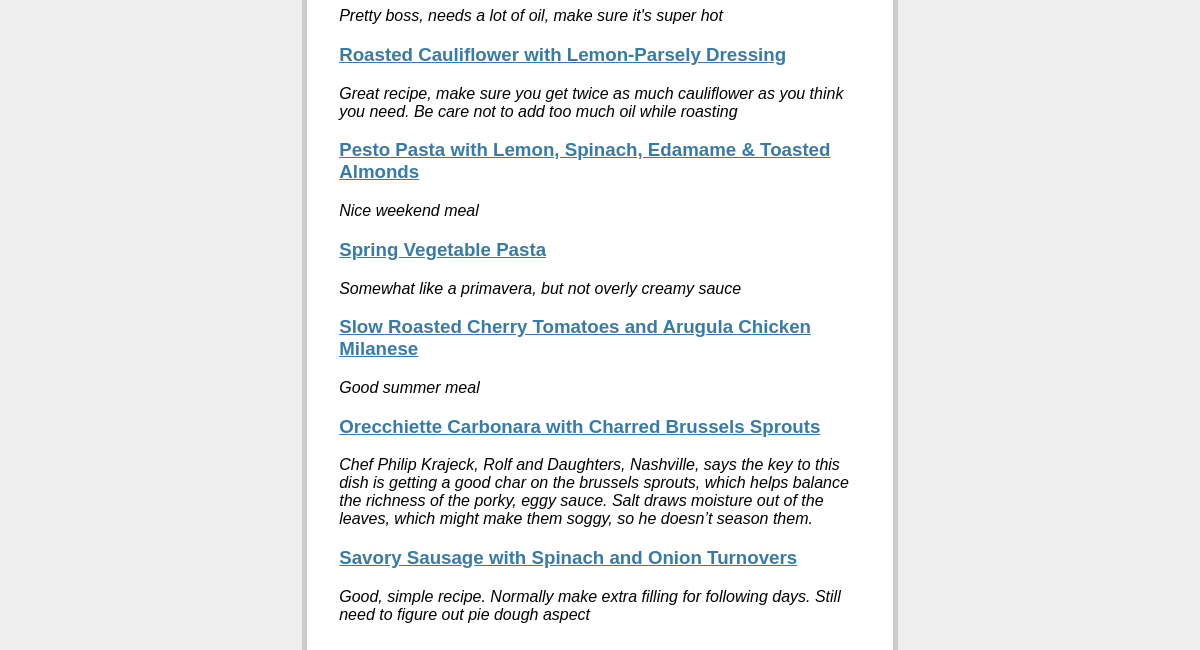
Before: / (lower part) with the older database file.
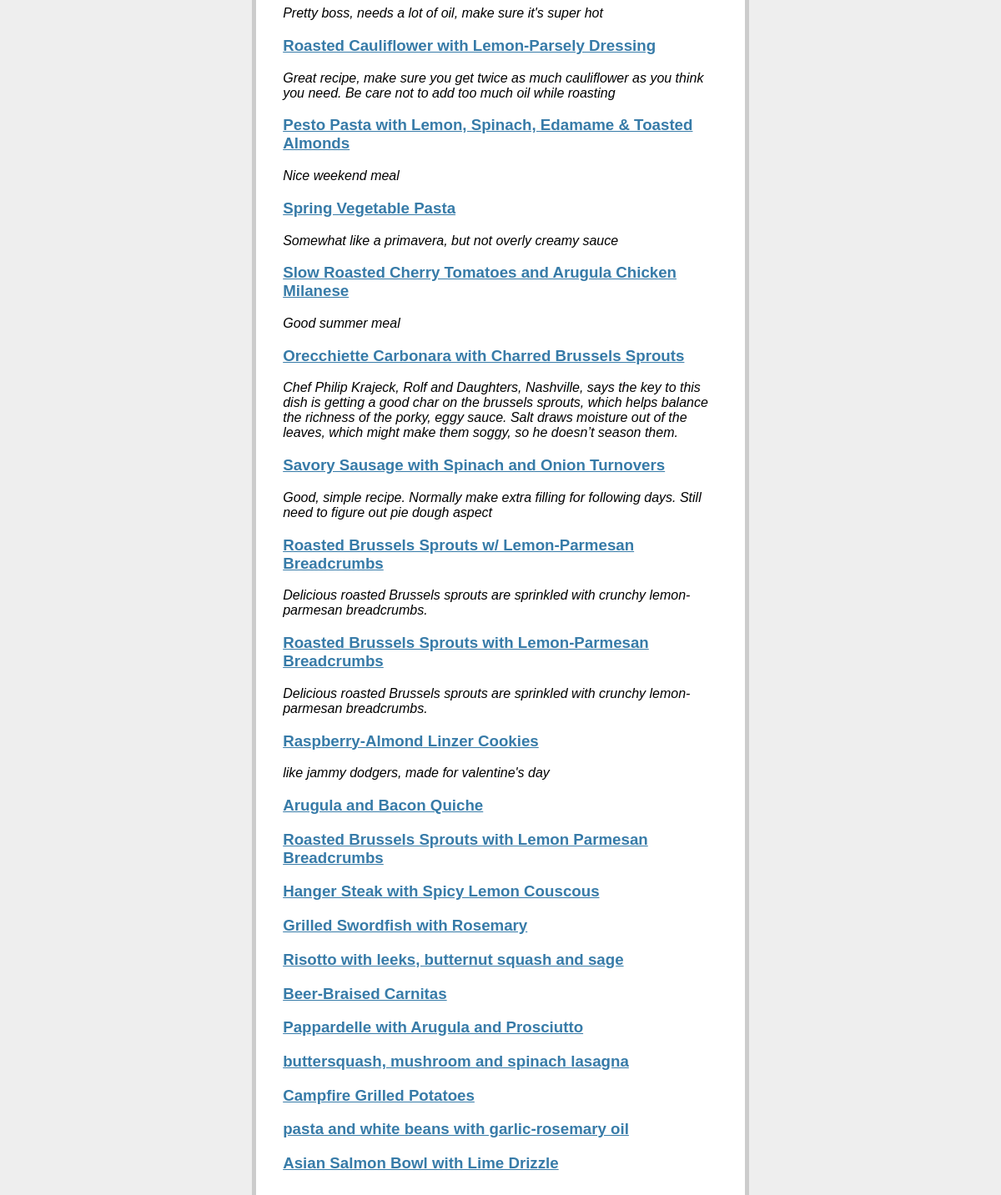
After: the same page with the newer database file.
### cookbook.py (models this page shows, shortened)
class Recipe(db.Model):
  id = db.Column(db.Integer, primary_key=True)
  title = db.Column(db.String(80), unique=True)
  short_desc = db.Column(db.String(120))
  ingredients = db.Column(db.String(120))
  preparation_time = db.Column(db.String(20))
  directions = db.Column(db.String(120))
  num_portions = db.Column(db.Integer)
  source = db.Column(db.String(120))
  date_created = db.Column(db.String(120))
  date_updated = db.Column(db.String(120))
  img_link = db.Column(db.String(120))

### cookbook.py (the view)
@app.route('/')
def show_recipes():
  recipes = Recipe.query.all()
  return render_template('show_recipes.html', recipes=recipes)

### templates/show_recipes.html (shortened to what this page needs)
{% extends "layout.html" %}
{% block body %}
  <br>
  <br>
  <br>
  <br>
  <br>
  <ul class=entries>
  {% for recipe in recipes %}
    <li><h3><a href="{{ url_for('show_recipe', title=recipe.title) }}">{{ recipe.title }}</a></h3><em>{{ recipe.short_desc }} </em>
  {% else %}
    <li><em>No recipes yet.</em>
  {% endfor %}
  </ul>
{% endblock %}

### templates/layout.html (shortened to what this page needs)
<!doctype html>
<link rel=stylesheet type=text/css href="{{ url_for('static', filename='style.css') }}">
<div class=page>
  {% block body %}{% endblock%}
</div>

### static/style.css (style rules this page uses)
a, h1, h2 { color: #377ba8; }
.page { margin: 2em auto; width: 35em; border: 5px solid #ccc; padding: 0.8em; background: white; }
.entries { list-style: none; margin: 0; padding: 0; }
.entries li { margin: 0.8em 1.2em; }

Changed rows visible on the page:
added Recipe: title "Roasted Brussels Sprouts w/ Lemon-Parmesan Breadcrumbs", short_desc "Delicious roasted Brussels sprouts are sprinkled with crunchy lemon-parmesan breadcrumbs."
added Recipe: title "Roasted Brussels Sprouts with Lemon-Parmesan Breadcrumbs", short_desc "Delicious roasted Brussels sprouts are sprinkled with crunchy lemon-parmesan breadcrumbs."
added Recipe: title "Raspberry-Almond Linzer Cookies", short_desc "like jammy dodgers, made for valentine's day"
added Recipe: title "Arugula and Bacon Quiche"
added Recipe: title "Roasted Brussels Sprouts with Lemon Parmesan Breadcrumbs"
added Recipe: title "Hanger Steak with Spicy Lemon Couscous"
added Recipe: title "Grilled Swordfish with Rosemary"
added Recipe: title "Risotto with leeks, butternut squash and sage"
added Recipe: title "Beer-Braised Carnitas"
added Recipe: title "Pappardelle with Arugula and Prosciutto"
added Recipe: title "buttersquash, mushroom and spinach lasagna"
added Recipe: title "Campfire Grilled Potatoes"
added Recipe: title "pasta and white beans with garlic-rosemary oil"
added Recipe: title "Asian Salmon Bowl with Lime Drizzle"
